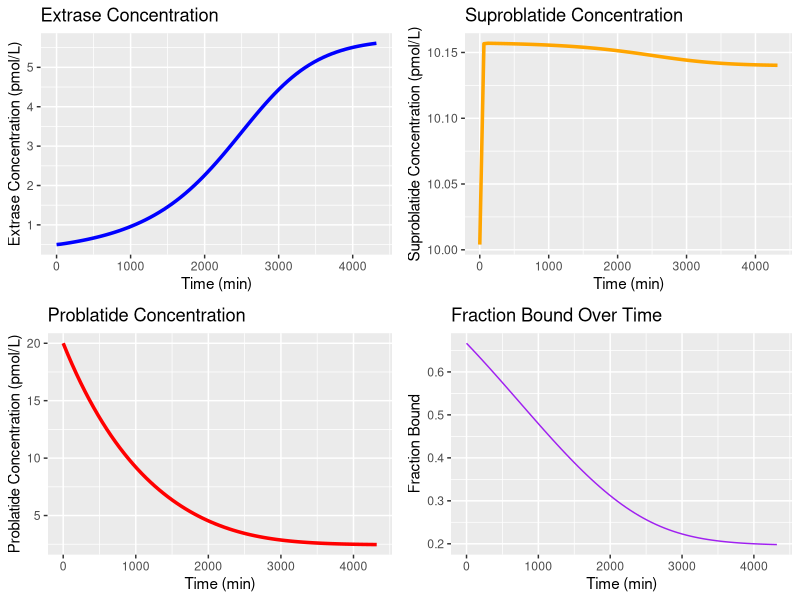
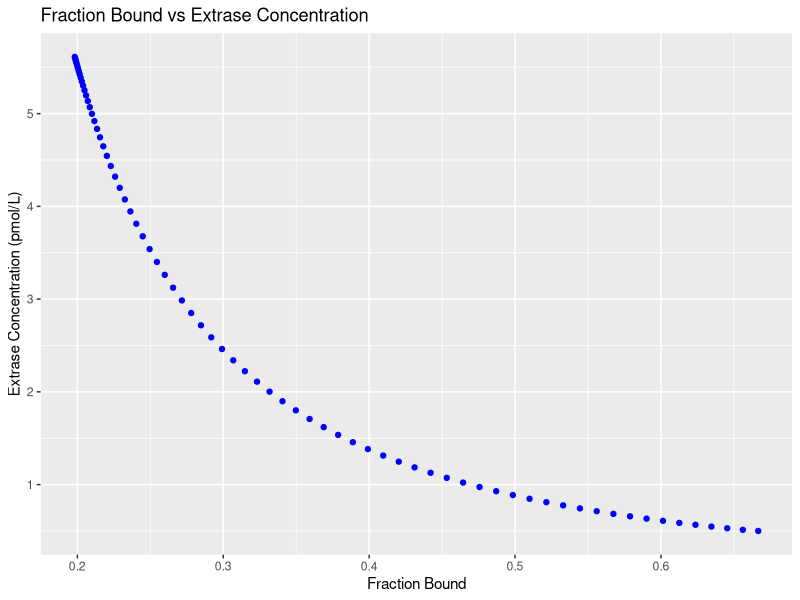

These figures' R source, in order:
library(tidyverse)
library(deSolve)
library(ggpubr)

rm(list = ls())

##Notes:
# Suproblatide: Precursor molecule that produces PRoblatide from the action of Extrase enzyme
# Problatide: A growth factor that stimulates cell division when bound to its receptor GF-R.
# Extrase: The enzyme responsible for converting Suproblatide to Problatide.
# GF-R:  The receptor that, when bound to Problatide, triggers cell division

#Specify deSolve Model
model <- function(time, inits, theta) {
  #Inputs:
  #time: vector of times to be included in output
  #y --> list of initial conditions
  #parms --> list of model parameters
  
  with(as.list(c(inits,theta)), {  #"with" get the named contents of y and theta and lets them be used inside the {}  
    
    #assume S >> ES,  S << Km,   S ~ St
    #compare a fresh file to this to find what we did in class
    ES = Et*St/(Km *(1 + Ie/Kie) + St)
    E = Et - ES
    S = St - ES
    fb = P / (Kd + P)
    
    dEt = (Prode * (fbss/fb)^n )- Kdege*E
    dSt = Prods - Kdegs*S - Kcat*ES
    dP = Kcat*ES - Kdegp * P
    
    #return list of derivatives
    list( c(dEt,dSt,dP))
  })
}

###################################################3
#Known constants
Km = 1.25 *1000 #pM
Kcat = 4 #/sec
Kdege = 1 #/sec
Kdegs = 0.1 #/sec (the substrate can only be eliminated by converting into product)
Kd = 10 #pmol/L

#Concentrations measured at steady state
Pss = 20 #pmol/L
Sss = 10 #pmol/L
Etot_ss = 0.5 #pmol/L

#Calculated concentrations at SS

#Enzyme substrate complex at steady-state
ES_ss = Etot_ss * Sss/ (Km + Sss)

#Free enzyme at steady state
E_ss = Etot_ss - ES_ss

#Calculated production and elimination rates 
Prode = Kdege*E_ss    #Must equal free-enzyme elimination rate
Prods = Kdegs*Sss + Kcat*ES_ss  #Must equal free enzyme elimination rate + productformation rate
Kdegp = Kcat*ES_ss / Pss  #Calculate from steady-state condition for Product

fbss = Pss / (Pss + Kd)


#####################################3
inits = c(Et = Etot_ss,
          St = Sss  + ES_ss,
          P = Pss)

theta = c(Km = Km,
          Kcat = Kcat,
          Kdege = Kdege,
          Kdegs = Kdegs,
          Prode = Prode,
          Prods = Prods,
          Kdegp = Kdegp,
          Kie = 100, #pM
          Ie = 9500,
          Pss = Pss,
          n=2, #feedack
          Kd = Kd) #pM Product receptor binding affinity


# Simulation time (3 days)
tlast = 3 * 24 * 60  # 3 days in minutes
times <- seq(0, tlast, 60)

#Simulate
X <- data.frame(ode(inits, times, model, theta))


#Calcualte fraction bound
X$fb = X$P / (theta["Kd"]  +X$P)

#Post-hoc calculations

# Plot Et (Extrase concentration)
plot_Et <- ggplot(X, aes(x = time, y = Et)) +
  geom_line(color = "blue",size = 1.2) +
  labs(x = "Time (min)", y = "Extrase Concentration (pmol/L)", title = "Extrase Concentration")

# Plot St (Suproblatide concentration)
plot_St <- ggplot(X, aes(x = time, y = St)) +
  geom_line(color = "orange",size = 1.2) +
  labs(x = "Time (min)", y = "Suproblatide Concentration (pmol/L)", title = "Suproblatide Concentration")

# Plot P (Problatide concentration)
plot_P <- ggplot(X, aes(x = time, y = P)) +
  geom_line(color = "red",size = 1.2) +
  labs(x = "Time (min)", y = "Problatide Concentration (pmol/L)", title = "Problatide Concentration")

# Plot Fraction Bound
plot_fb <- ggplot(X, aes(x = time, y = fb)) +
  geom_line(color = "purple") +
  labs(x = "Time (min)", y = "Fraction Bound", title = "Fraction Bound Over Time")

# Plot Fraction Bound vs Extrase Concentration
plot_fb_vs_Et <- ggplot(X, aes(x = fb, y = Et)) +
  geom_point(color = "blue") +
  labs(x = "Fraction Bound", y = "Extrase Concentration (pmol/L)", title = "Fraction Bound vs Extrase Concentration")

# Combine the first four plots into one grid and the fifth plot as a full plot below
ggarrange(plot_Et, plot_St, plot_P, plot_fb, 
          ncol = 2, nrow = 2, 
          common.legend = TRUE, legend = "bottom") %>%
  ggarrange(plot_fb_vs_Et, ncol = 1, nrow = 1, heights = c(2, 1))
